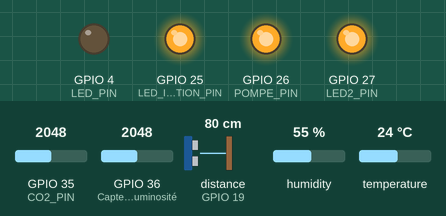
This sketch was run on a simulated ESP32. Shown: output pins drawn as LEDs (lit = HIGH). Dashed ring = blinking. Inputs (shaded band) come from the test bench; at power-on: distance to the obstacle (sensor on GPIO 19) 80 cm, GPIO 35 (CO2_PIN) = 2048, GPIO 36 (Capteur_de_luminosité) = 2048, humidity 55 %, temperature 24 °C. The echo pulse lasts 58.3 µs per cm; WiFi joins after 1.5 s; servers stay silent unless stated; no MQTT or app messages arrive unless stated; pins used as bus, display or sensor lines are not drawn; what the sketch prints to the serial monitor is not drawn.

Above: at 2.7 s.
2.8 s: distance to the obstacle (sensor on GPIO 19) set to 14 cm
At 10.8 s:
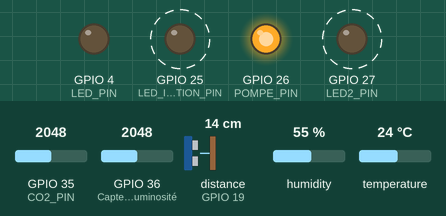
15.0 s: distance to the obstacle (sensor on GPIO 19) set to 11 cm
At 20.8 s:
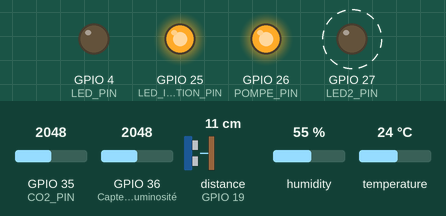
27.5 s: GPIO 35 (CO2_PIN) set to 1035
31.0 s: GPIO 35 (CO2_PIN) set to 974
34.5 s: distance to the obstacle (sensor on GPIO 19) set to 18 cm
At 40.81 s:
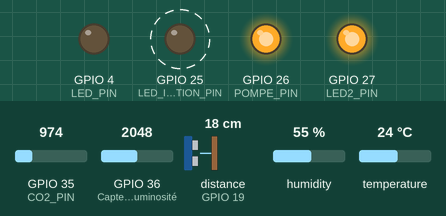
Timing chart, 0 to 46.0 s (numbered marks = the images above; inputs shaded):
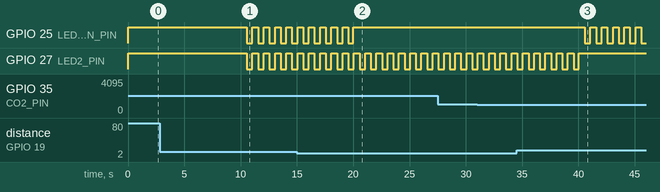

Measured:
- the behaviour switches between 13 and 12 cm on distance to the obstacle (sensor on GPIO 19) (found by bisection; images 1 and 2)
- after the input at 34.5 s, GPIO 25 (LED_IRRIGATION_PIN): alternates HIGH for 0.50 s and LOW for 0.50 s, starting after 6.1 s
- by itself, GPIO 25 (LED_IRRIGATION_PIN): alternates HIGH for 0.50 s and LOW for 0.50 s, 11 changes in all, then stays HIGH
- by itself, GPIO 27 (LED2_PIN): alternates HIGH for 0.50 s and LOW for 0.50 s

The sketch:

agro_iot_esp32___Finale.ino
```cpp
#include <dummy.h>

#include <WiFi.h>
#include <PubSubClient.h>
#include <DHT.h>
#include <ArduinoJson.h>

// ================= WIFI / MQTT =================
const char* WIFI_SSID     = "I.K.E";        // SSID du réseau WiFi
const char* WIFI_PASSWORD = "123456789"; // Mot de passe WiFi
const char* MQTT_HOST     = "broker.hivemq.com";
const int   MQTT_PORT     = 1883;
const char* MQTT_CLIENT_ID = "esp32_agro_john_v2";
const char* TOPIC_ACTIONS = "agro-iot/actions";   // Laravel -> ESP32
const char* TOPIC_SENSORS = "agro-iot/sensors";   // ESP32 -> Laravel

// ================= BROCHES =================
const int LED_PIN            = 4;    // Éclairage (LED classique supposée -> HIGH = Allumé)
const int LED2_PIN           = 27;   // Ventilation (Relais -> LOW = Actif)
const int LED_IRRIGATION_PIN = 25;   // Voyant/Relais d'irrigation (Relais -> LOW = Actif)
const int POMPE_PIN          = 26;   // Pompe via relais (Relais -> LOW = Actif)
const int DHTPIN             = 14;
const int TRIG_PIN           = 18;   // HC-SR04 Trig
const int ECHO_PIN           = 19;   // HC-SR04 Echo
const int CO2_PIN            = 35;   // MQ-135 (analogique)

// ================= SEUILS D'ALERTE =================
const int SEUIL_CO2_ELEVE = 1000;    // Valeur analogique/PPM pour déclencher l'alerte CO2

#define DHTTYPE DHT11
DHT dht(DHTPIN, DHTTYPE);

WiFiClient espClient;
PubSubClient client(espClient);

// Timers et États
unsigned long dernierEnvoi = 0;
const unsigned long INTERVAL_MESURES_MS = 10000;

unsigned long dernierClignotement = 0;
const unsigned long INTERVAL_CLIGNOTEMENT = 500; // Vitesse de clignotement (500 ms)
bool etatClignotement = false;

// Variables d'état globales
bool alerteEauBasse = false;
bool alerteCo2Eleve = false;
bool etatManuelPompe = false;
bool etatManuelVentil = false;
bool etatManuelLumiere = false;

// ================= PILOTAGE ACTIONNEURS =================
// Routage uniquement par slug (nom logique) envoyé par Laravel :
//   irrigation / ventilation / light
// Les broches sont pilotées selon leur polarité propre (relais = actif LOW).

// Vérifie si la chaîne (déjà en minuscules) contient le mot-clé donné.
bool contientSlug(const char* texte, const char* mot) {
  if (texte == nullptr) return false;
  String t = String(texte);
  t.toLowerCase();
  return t.indexOf(mot) != -1;
}

void commander(const char* slug, bool actif) {
  bool estPompe     = contientSlug(slug, "pompe") || contientSlug(slug, "irrigation") || contientSlug(slug, "arrosage");
  bool estLumiere   = contientSlug(slug, "light") || contientSlug(slug, "lumin") || contientSlug(slug, "lampe") || contientSlug(slug, "eclairage");
  bool estVentilation = contientSlug(slug, "ventilat") || contientSlug(slug, "ventilo") || contientSlug(slug, "fan");

  if (estPompe) {
    etatManuelPompe = actif;
    // Les relais s'activent généralement à l'état LOW (0)
    digitalWrite(POMPE_PIN, actif ? LOW : HIGH);
    if (!alerteEauBasse) {
      digitalWrite(LED_IRRIGATION_PIN, actif ? LOW : HIGH);
    }
    Serial.printf(">>> IRRIGATION %s\n", actif ? "ACTIVEE" : "ARRETEE");
  }
  else if (estVentilation) {
    etatManuelVentil = actif;
    if (!alerteCo2Eleve) {
      digitalWrite(LED2_PIN, actif ? LOW : HIGH);
    }
    Serial.printf(">>> VENTILATION %s\n", actif ? "ACTIVEE" : "ARRETEE");
  }
  else if (estLumiere) {
    etatManuelLumiere = actif;
    // La LED classique s'allume avec HIGH (1)
    digitalWrite(LED_PIN, actif ? HIGH : LOW);
    Serial.printf(">>> ECLAIRAGE %s\n", actif ? "ALLUME" : "ETEINT");
  }
  else {
    Serial.printf(">>> Inconnu (nom=%s)\n", slug == nullptr ? "NULL" : slug);
  }
}

// ================= CALLBACK ORDRES =================
void callback(char* topic, byte* payload, unsigned int length) {
  Serial.print("ORDRE RECU: ");
  for (unsigned int i = 0; i < length; i++) Serial.print((char)payload[i]);
  Serial.println();

  StaticJsonDocument<200> doc;
  DeserializationError erreur = deserializeJson(doc, payload, length);
  if (erreur) {
    Serial.print("JSON invalide: ");
    Serial.println(erreur.c_str());
    return;
  }

  const char* slug = doc["actionneur"] | "";
  bool actif = strcmp(doc["state"] | "off", "on") == 0;
  // actionneur_id est disponible mais le routage se fait par slug.
  int id = doc["actionneur_id"] | -1;
  Serial.printf(">>> actionneur=%s id=%d state=%s\n", slug, id, actif ? "on" : "off");

  commander(slug, actif);
}

// ================= PUBLICATION MESURES & VERIFICATION ALERTES =================
void lireEtPublierMesures() {
  float temp = dht.readTemperature();
  if (isnan(temp)) temp = 0;

  float hum = dht.readHumidity();
  if (isnan(hum)) hum = 0;

  // --- CALCUL DU NIVEAU D'EAU ---
  digitalWrite(TRIG_PIN, LOW);
  delayMicroseconds(2);
  digitalWrite(TRIG_PIN, HIGH);
  delayMicroseconds(10);
  digitalWrite(TRIG_PIN, LOW);

  long duration = pulseIn(ECHO_PIN, HIGH, 30000);
  float distance = (duration * 0.034) / 2;

  int eauPct = 0;
  if (duration > 0 && distance < 400) {
    int distanceMaxVide = 20;
    int distanceMinPlein = 2;
    eauPct = constrain(map(distance, distanceMaxVide, distanceMinPlein, 0, 100), 0, 100);
  } else {
    eauPct = 0;
  }

  int lum = analogRead(36);
  int co2 = analogRead(CO2_PIN);

  // --- EVALUATION DES ALERTES ---
  alerteEauBasse = (eauPct < 50);            // Moins de la moitié (50%)
  alerteCo2Eleve = (co2 > SEUIL_CO2_ELEVE);   // Seuil de CO2 dépassé

  // Remise de l'état fixe si plus d'alerte (Inversion LOW pour les relais)
  if (!alerteEauBasse) {
    digitalWrite(LED_IRRIGATION_PIN, etatManuelPompe ? LOW : HIGH);
  }
  if (!alerteCo2Eleve) {
    digitalWrite(LED2_PIN, etatManuelVentil ? LOW : HIGH);
  }

  // Publication JSON
  char payload[256];
  snprintf(payload, sizeof(payload),
    "{\"temperature\":%.1f,\"humidity\":%.1f,\"luminosite\":%d,\"eau\":%d,\"co2\":%d}",
    temp, hum, lum, eauPct, co2);

  bool ok = client.publish(TOPIC_SENSORS, payload);
  Serial.print("Mesures envoyees: ");
  Serial.println(payload);
  Serial.println(ok ? "-> PUBLIE" : "-> ECHEC MQTT");
}

void reconnect() {
  unsigned long debut = millis();
  const unsigned long TIMEOUT_MS = 15000;

  while (!client.connected()) {
    // Si le WiFi s'est déconnecté, on tente de le rétablir avant le MQTT.
    if (WiFi.status() != WL_CONNECTED) {
      Serial.print("WiFi perdu, reconnexion...");
      WiFi.disconnect();
      WiFi.begin(WIFI_SSID, WIFI_PASSWORD);
      unsigned long debutWifi = millis();
      while (WiFi.status() != WL_CONNECTED && millis() - debutWifi < 10000) {
        delay(500);
        Serial.print(".");
      }
      Serial.println(WiFi.status() == WL_CONNECTED ? " OK" : " ECHEC");
    }

    Serial.print("Connexion MQTT...");
    if (client.connect(MQTT_CLIENT_ID)) {
      Serial.println("connecte !");
      client.subscribe(TOPIC_ACTIONS);
      return;
    } else {
      Serial.print("echec code=");
      Serial.println(client.state());
    }

    // Évite de bloquer indéfiniment si le broker est injoignable :
    // après TIMEOUT_MS, on renonce pour ce cycle (loop fera relancer).
    if (millis() - debut > TIMEOUT_MS) {
      Serial.println("Timeout MQTT, nouvelle tentative au prochain cycle.");
      return;
    }
    delay(2000);
  }
}

void setup() {
  Serial.begin(115200);

  pinMode(LED_PIN, OUTPUT);
  pinMode(LED2_PIN, OUTPUT);
  pinMode(LED_IRRIGATION_PIN, OUTPUT);
  pinMode(POMPE_PIN, OUTPUT);
  pinMode(TRIG_PIN, OUTPUT);
  pinMode(ECHO_PIN, INPUT);
  pinMode(36, INPUT);       // Capteur de luminosité (ADC1_CH0 / VP)
  pinMode(CO2_PIN, INPUT);  // MQ-135 (ADC)

  // États initiaux au démarrage (HIGH = Relais éteints / LOW = LED éteinte)
  digitalWrite(LED_PIN, LOW);
  digitalWrite(LED2_PIN, HIGH);
  digitalWrite(LED_IRRIGATION_PIN, HIGH);
  digitalWrite(POMPE_PIN, HIGH);

  dht.begin();

  WiFi.begin(WIFI_SSID, WIFI_PASSWORD);
  Serial.print("WiFi...");
  while (WiFi.status() != WL_CONNECTED) { delay(500); Serial.print("."); }
  Serial.println("\nWiFi OK: " + WiFi.localIP().toString());

  client.setServer(MQTT_HOST, MQTT_PORT);
  client.setCallback(callback);
  client.setBufferSize(512);
  reconnect();
}

void loop() {
  if (!client.connected()) reconnect();
  client.loop();

  unsigned long now = millis();

  // --- GESTION DU CLIGNOTEMENT NON-BLOQUANT (Adapté aux relais Active LOW) ---
  if (now - dernierClignotement >= INTERVAL_CLIGNOTEMENT) {
    dernierClignotement = now;
    etatClignotement = !etatClignotement;

    if (alerteEauBasse) {
      // Pour faire clignoter un relais : LOW active, HIGH désactive
      digitalWrite(LED_IRRIGATION_PIN, etatClignotement ? LOW : HIGH);
    }
    if (alerteCo2Eleve) {
      digitalWrite(LED2_PIN, etatClignotement ? LOW : HIGH);
    }
  }

  // --- LECTURE PERIODIQUE ---
  if (now - dernierEnvoi >= INTERVAL_MESURES_MS) {
    dernierEnvoi = now;
    lireEtPublierMesures();
  }
}
```
